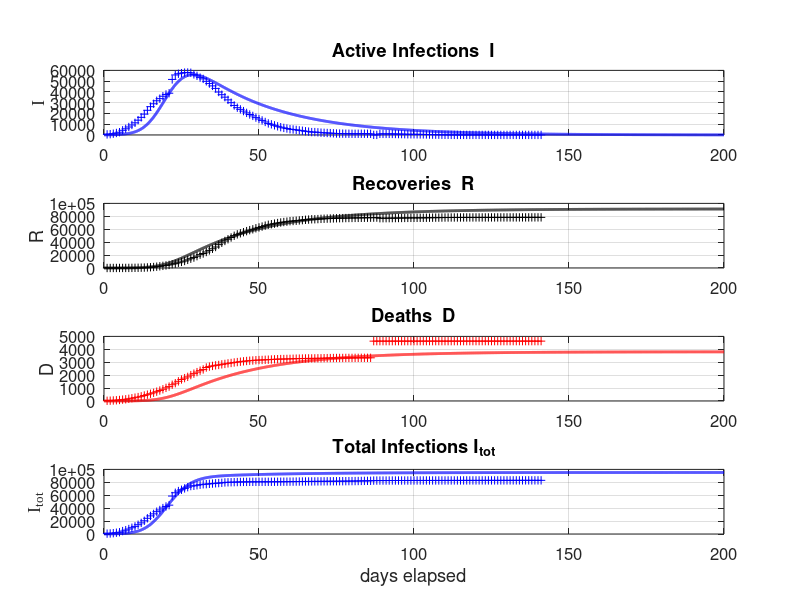
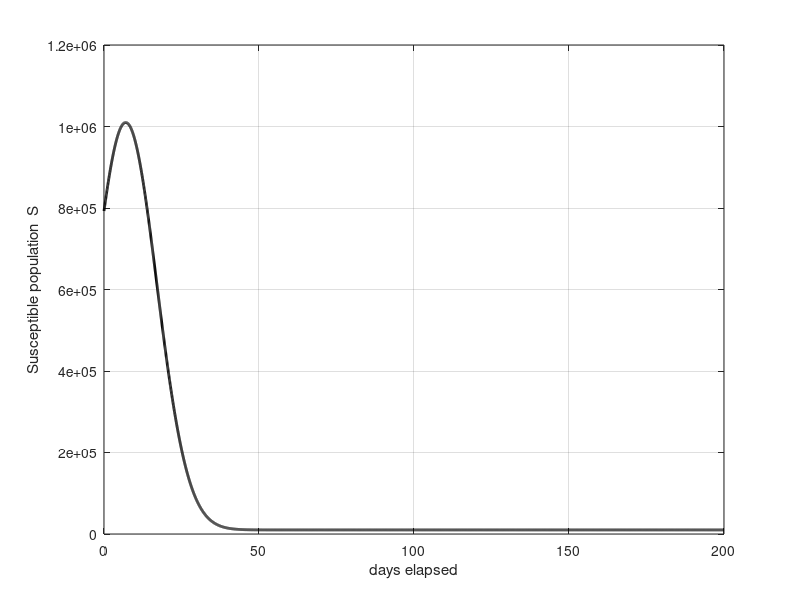

Here is the MATLAB script that generated these plots, in order:
% svr19.m

% Revised:  2020 03 25

% Mathemtatical model for the spread of the covid19 virus
% Model for GLOBAL spread of virus
% Model for CHINA spread of virus: download svr19CHINA.m
% Data from https://www.worldometers.info/coronavirus/
% Date file:  covid19.mat  variable covid19
% Model specified by the variables in the INPUT SECTION of the Script

% DOING PHYSICS WITH MATLAB: 
%   ../mphome.htm
% Documentation
%   http://www.physics.usyd.edu.au/teach_res/mp/doc/sird19E.htm
% Download Scripts
%   http://www.physics.usyd.edu.au/teach_res/mp/mscripts/

% Ian Cooper
% email: matlabvisualphysics@gmail.com
% Matlab 2019b

% Populations: Data d / Model
% Susceptible individuals:  Sd  S
% Active infections (currently infected);  Id  I
% Recovered:  Rd  R
% Dead:  Dd  D

close all
clear
clc

global Imax Rmax Dmax ITmax Smax

load('covid19.mat')

% DATA: variable covid19
% Col 1: World   Id   Currently Infected Cases
% Col 2: World   Rd   Recovered
% Col 3: World   Dd   Deaths

% Data for China with Script svr19CHINA.m
% Col 4: China   Total infected cases
% Col 5: China   Currently Infected Cases
% Col 6: China   Deaths
% Col 7: USA     Total infected cases
% Col 8: USA     Currently infected cases
% Col 9: USA     Deaths
% Col 10: AUST     Total infected cases
% Col 11: AUST     Currently infected cases
% Col 12: AUST     Deaths


% Initialize arrays  **************************************************
  % Model: number of time steps 
  num = 5000;
  S = zeros(num,1);
  I = zeros(num,1);
  N = zeros(num,1);
  D = zeros(num,1);
  R = zeros(num,1);

% INPUTS: Model Parameters ********************************************
% Maximum number of days for model   [200]
  tMax = 200;
% Adjustible model parameters  
  a(1) = 0.40;
  a(2) = 0.042;
  a(3) = 0.96;
  a(4) = 1e-8;
  I(1) = 100;
  S0 = 1e6;
  w  = 10;
  t0 = 7;
  
% SETUP  ************************************************************** 
% Time [days]
  t = linspace(0,tMax,num)';
  dt = t(2) - t(1);

% Susceptible Population
  S = 1e4 + S0 .* exp(-0.5.*((t-t0)./w).^2);

 % S = S0.*ones(num,1);

  
% DATA: Id Rd Dd / Number of data days for COVID19  
  Ndays  = find(covid19 == 0,1) - 1;  
  Idtot  = covid19(1:Ndays,4);
  Id     = covid19(1:Ndays,5);
  Dd     = covid19(1:Ndays,6);

% % Model: S  D  R  
%   
  
 
 %S(1) = S0;
 
for n = 1:num-1
  dS = a(1)*(S(n)/S0)*I(n)*dt;
  dN = a(2)*I(n)*dt;
  I(n+1) = I(n) + dS - dN;
  N(n+1) = N(n) + dN;
  R(n+1) = a(3)*N(n+1);
  D(n+1) = N(n+1) - R(n+1);
  S(n+1) = S(n+1) - a(4)*dS;
end

  Itot = I + R + D; 
  
  
% Exponential increase
%  th = 5; k = log(2)/th;
%  Iexp = I(1).*exp(k*t);
%  figure(99)
%  plot(t,Iexp)
%  grid on
  
  

%   
  Imax = max(I);
  Rmax = max(R);
  Dmax = max(D);
  Smax = max(S);
%   
% Model: total population that has been infected;  
  Itot = I + R + D;
  ITmax = max(Itot);
  
% Data
  Rd = Idtot - Id - Dd;
  Idmax = max(Id);
  Rdmax = max(Rd);
  Ddmax = max(Dd);
  ITdmax = max(Idtot);
% Percentages: model
  pI = 100*I(end) / Itot(end);
  pR = 100*R(end) / Itot(end);
  pD = 100*D(end) / Itot(end);
  
% Percentages: Data
  pId = 100*Id(end) / Idtot(end);
  pRd = 100*Rd(end) / Idtot(end);
  pDd = 100*Dd(end) / Idtot(end);

  
  
% *********************************************************************  
% GRAPHICS
% ********************************************************************* 

figure(1)
  set(gcf,'units','normalized');
  set(gcf,'position',[0.02 0.05 0.3 0.75]);
  set(gcf,'color','w');

subplot(4,1,1)  % INFECTIONS
    xP = 1: Ndays;
    yP = Id;
    plot(xP,yP,'b+')   
    hold on
    
%     xP = t_index; yP = Id(t_index);
%     plot(xP,yP,'bo','markerfacecolor','b','markersize',8)
    
    xP = t; yP = I;
    plot(xP,yP,'b','linewidth',2)
   
%     plotMonths(1)
%     
    grid on
    title('Active Infections  I')
    ylabel('I','FontName','Times New Roman')  
    set(gca,'fontsize',12)
  
    
subplot(4,1,2)   % RECOVERIES
    xP = 1: Ndays;
    yP = Rd; 
    plot(xP,yP,'k+')
    hold on
 
%     xP = t_index; yP = Rd(t_index);
%     plot(xP,yP,'ko','markerfacecolor','k','markersize',8)
    
    xP = t; yP = R;
    plot(xP,yP,'k','linewidth',2)
    
%     plotMonths(2)
    
    grid on

    ylabel('R')
    title('Recoveries  R')
    set(gca,'fontsize',12)
   
 
 subplot(4,1,3)    % DEATHS
    xP = 1: Ndays;
    yP = Dd; 
    plot(xP,yP,'r+')
    hold on
 
%     xP = t_index; yP = Dd(t_index);
%     plot(xP,yP,'ro','markerfacecolor','r','markersize',8)
    
    xP = t; yP = D;
    plot(xP,yP,'r','linewidth',2)
    
%     plotMonths(3)
    grid on
    
    ylabel('D')
    title('Deaths  D')
    set(gca,'fontsize',12) 
    
    
 subplot(4,1,4)   % Total infections
    xP = 1: Ndays;
    yP = Idtot; 
    plot(xP,yP,'b+')
    hold on
    xP = t; yP = Itot;
    plot(xP,yP,'b','linewidth',2)
    
%     plotMonths(4)
    
    grid on
    xlabel('days elapsed')
    ylabel('I_{tot}','FontName','Times New Roman')
    title('Total Infections I_{tot}');
    set(gca,'fontsize',12) 
    

figure(2)
   set(gcf,'units','normalized');
   set(gcf,'position',[0.60 0.05 0.25 0.25]);
   set(gcf,'color','w');

%    fig = figure(2);
%    left_color = [0 0 0];
%    right_color = [1 0 1];
%    set(fig,'defaultAxesColorOrder',[left_color; right_color]);
%    
%     plotMonths(5)   
%         
%     yyaxis left
    xP = t; yP = S;
    plot(xP,yP,'k','linewidth',2)
    grid on
    xlabel('days elapsed')
    ylabel('Susceptible population  S') 
      
%     yyaxis right
%     xP = t; yP = s;
%     plot(xP,yP,'m','linewidth',1)
%     grid on
%     ylabel('surge factor  s') 
%         
%     set(gca,'fontsize',12)    

    
    
    
% figure(7)
%    set(gcf,'units','normalized');
%    set(gcf,'position',[0.33 0.05 0.25 0.35]);
%    set(gcf,'color','w');
% 
%    xlim([0 120])
%    ylim([0 250])
%    hh = 250; dh = -25;
%    
%    txt = 'Start date:  22 January 2020';
%    Htext = text(0,hh,txt,'fontsize',12);
%    set(Htext,'color','k')
%    
%    hh = hh+dh;
%    txt = 'Model Parameters';
%    text(0,hh,txt,'fontsize',12)
%    
%    hh = hh+dh;
%    txt = sprintf('I(0) = %3.0f   a = %2.3f   b = %2.3f   d = %2.3f', ...
%        I(1),a,b,d);
%    text(0,hh,txt,'fontsize',12)
%       
%    hh = hh+2*dh; 
%    txt = 'DATA';
%    text(0,hh,txt,'fontsize',12)
%    
%     z = datenum([2020 1 22]);
%     z = z + Ndays-1;
%     z = datetime(z,'ConvertFrom','datenum');
%     z.Format = 'dd-MMM-yyyy';
%     txt = cellstr(z) ; 
%     text(20,hh,txt,'fontsize',12)
%     
%    hh = hh+dh;
%    z1 = Id(end); z2 = Rd(end); z3 = Dd(end); z4 = z1+z2+z3;  
%    txt = sprintf('I = %5.0f    R = %5.0f    D = %5.0f    I_{tot} = %5.0f', z1,z2,z3,z4);
%    text(6,hh,txt,'fontsize',12)
%    
%    % Recoveries and Deaths
%     pR = 100*Rd(end)/(Rd(end)+Dd(end));
%     pD = 100*Dd(end)/(Rd(end)+Dd(end));
%     hh = hh+dh;
%     txt = sprintf('percent: Active = %2.1f  Recoveries = %2.1f    Deaths = %2.1f   ',pId,pRd,pDd);
%     text(2,hh,txt,'fontsize',12)  
%    
%    hh = hh+2*dh; 
%    txt = 'MODEL PREDICTIONS';
%    text(0,hh,txt,'fontsize',12)
%    
%     z = datenum([2020 1 22]);
%     z = z + tMax;
%     z = datetime(z,'ConvertFrom','datenum');
%     z.Format = 'dd-MMM-yyyy';
%     txt = cellstr(z) ; 
%     text(60,hh,txt,'fontsize',12)
%    
%    hh = hh+dh;
%     z1 = I(end); z2 = R(end); z3 = D(end); z4 = z1+z2+z3;  
%     txt = sprintf('I = %5.0f    R = %5.0f    D = %5.0f    I_{tot} = %5.0f', z1,z2,z3,z4);
%     text(6,hh,txt,'fontsize',12)
% 
%    hh = hh+dh;
%     txt = 'Peak';
%     text(10,hh,txt,'fontsize',12)
%     z = find(I == Imax,1);
%     z = t(z) + datenum([2020 1 22]);
%     z = datetime(z,'ConvertFrom','datenum');
%     z.Format = 'dd-MMM-yyyy';
%     txt = cellstr(z) ; 
%     text(30,hh,txt,'fontsize',12)
%    
%     txt = sprintf('I_{peak} = %5.0f',Imax);
%     text(70,hh,txt,'fontsize',12)
%    
%     hh = hh+dh;
%     txt = sprintf('percent: Active = %2.1f  Recoveries = %2.1f    Deaths = %2.1f   ',pI,pR,pD);
%     text(2,hh,txt,'fontsize',12)   
%        
% 
%     
%     axis off
%    
    
    function  pM = plotMonths(z)
     global Imax Rmax Dmax ITmax Smax
     
     % Months
       m1 = [2020 01 22];    % day zero
       m2 = [2020 02  1];    % Feb
       m3 = [2020 03  1];    % Mar
       m4 = [2020 04  1];    % Apr
       m5 = [2020 05  1];    % May
       m6 = [2020 06  1];    % Jun
       m7 = [2020 07  1];    % Jul
       m8 = [2020 08  1];    % Aug
   
      tm(1) = datenum(m1);
      tm(2) = datenum(m2) - tm(1);
      tm(3) = datenum(m3) - tm(1);
      tm(4) = datenum(m4) - tm(1);
      tm(5) = datenum(m5) - tm(1);
      tm(6) = datenum(m6) - tm(1);
      tm(7) = datenum(m7) - tm(1);
      tm(8) = datenum(m8) - tm(1);
   
      if z == 1; yMax = Imax; end
      if z == 2; yMax = Rmax; end
      if z == 3; yMax = Dmax; end
      if z == 4; yMax = ITmax; end
      if z == 5; yMax = Smax; end
      
      for n = 2:8
        plot([tm(n), tm(n)], [0, yMax],'linewidth',1,'color', [0.5 0.5 0.5]);
        hold on
      end
      
      ys = 0.8;
      text(22, ys*yMax,'F')
      text(52, ys*yMax,'M')
      text(82, ys*yMax,'A')
      text(112,ys*yMax,'M')
      text(142,ys*yMax,'J')
      text(172,ys*yMax,'J')
      
   end
   
   